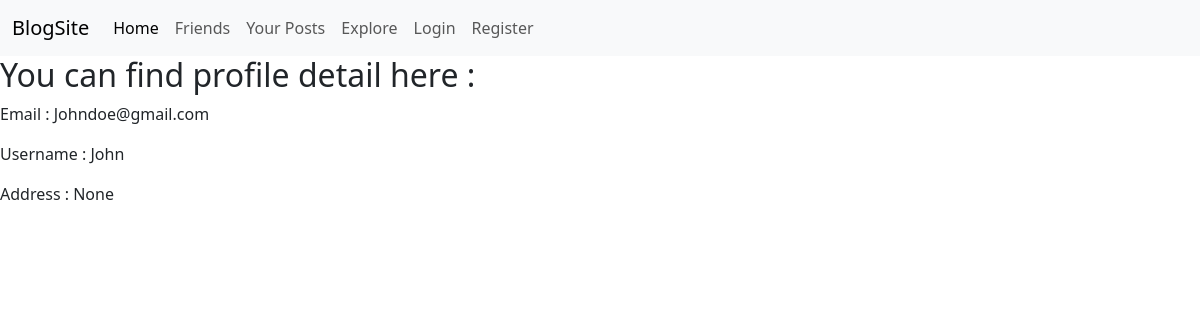
Screenshot of /profile/5/ with the database file from the repository.
### accounts/models.py (models this page shows, shortened)
class Profile(models.Model):
    user=models.OneToOneField(settings.AUTH_USER_MODEL,on_delete=models.CASCADE,related_name='profile')
    date_of_birth=models.DateField(null=True,blank=True,validators=[validate_dob])
    address=models.CharField(null=True,blank=True,max_length=255)
    bio=models.CharField(null=True,blank=True,max_length=500)

class CustomUser(AbstractUser):
    email = models.EmailField(unique=True)
    USERNAME_FIELD='email'
    REQUIRED_FIELDS = ['username']
    objects=CustomUserManager()

### accounts/views.py (the view)
# urls.py: path('profile/<int:pk>/',ProfileDetailView.as_view(),name='profile_detail'),
class ProfileDetailView(DetailView):
    model=Profile
    context_object_name='profile'
    template_name='accounts/profiledetail.html'

### accounts/templates/accounts/profiledetail.html (shortened to what this page needs)
{% extends "../base.html" %}
{% block content %}
    <h2>You can find profile detail here :</h2>
    <p>Email : {{profile.user.email}} </p>
   <p>Username : {{profile.user.username}}</p>
    <p>Address : {{profile.address}}</p>
{% endblock content %}

### rows the page displays
Profile: user.email "Johndoe@gmail.com", user.username "John", address "None"
